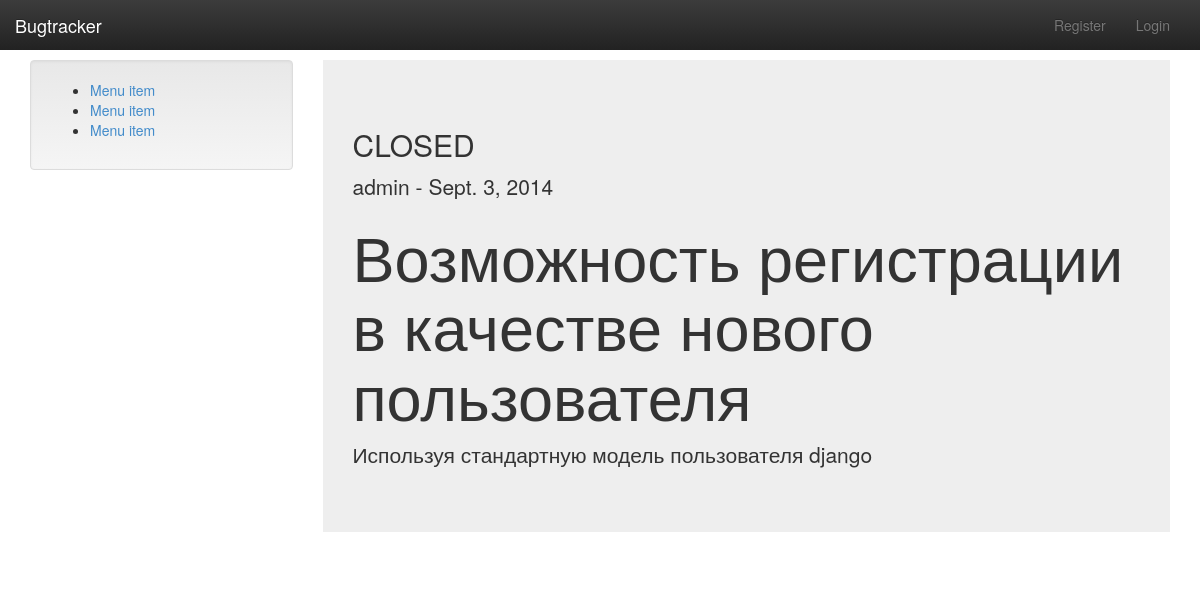
The app's page /bugs/4/ with its own data.
### bugtracker/models.py (models this page shows, shortened)
class Ticket(models.Model):
    title = models.CharField(max_length=128)
    text = models.TextField()
    created = models.DateTimeField(auto_now=True)
    closed = models.BooleanField(default=False)
    user = models.ForeignKey(User,)

### bugtracker/views.py (the view)
# urls.py: url(r'^(?P<pk>[0-9]+)/$', BugDetailView.as_view(), name='detail'),
class BugDetailView(DetailView):
    model = Ticket
    template_name = 'detail.html'

### templates/detail.html (shortened to what this page needs)
{% extends 'base.html' %}
{% block content_block %}
    <div class="jumbotron">
        <h2>{{ object.closed|yesno:"CLOSED, OPENED" }}</h2>
        <p>{{ object.user }} - {{ object.created|date }}</p>
        <h1>{{ object.title }}</h1>
        <p>{{ object.text }}</p>
    </div>
{% endblock %}

### static/css/style.css (style rules this page uses)
body { padding-top: 60px; }

### records on screen
Ticket: closed "CLOSED", user "admin", created "Sept. 3, 2014", title "Возможность регистрации в качестве нового пользователя", text "Используя стандартную модель пользователя django"
